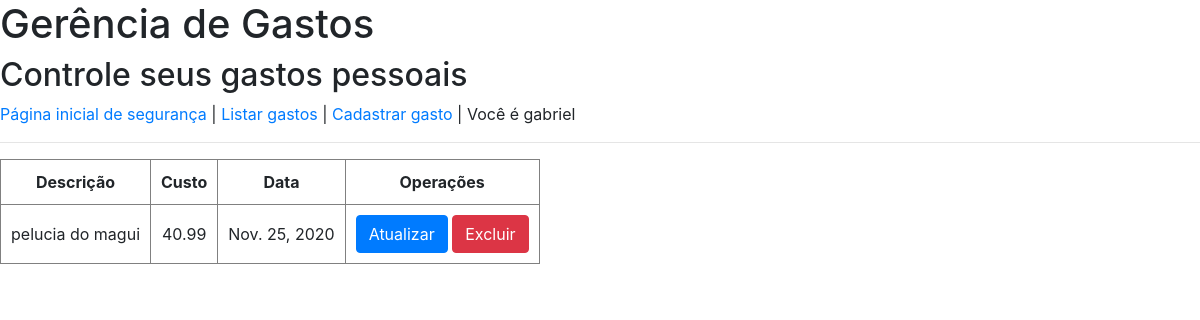
The app's page /gastos/lista/ (signed in), older data.
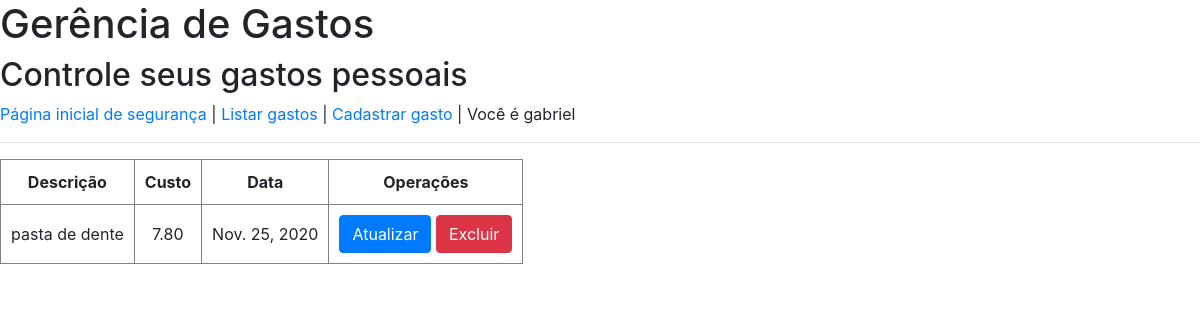
The same page, newer data.
### gastos/models.py (models this page shows, shortened)
class Gasto(models.Model):
    descricao = models.CharField(max_length=100, help_text="Entre com a descrição do gasto")
    custo = models.DecimalField(help_text="Entre com o custo", decimal_places=2, max_digits=10)
    data = models.DateField(help_text="Data do gasto no formato <em>DD/MM/AAAA<em>")

### gastos/views.py (the view)
# urls.py: path('lista/', views.GastoListView.as_view(), name="lista-gastos"),
class GastoListView(LoginRequiredMixin, View):
    def get(self, request, *args, **kwargs):
        gastos = Gasto.objects.all()
        context = { 'gastos': gastos, }
        return render(request, 'gastos/listaGastos.html', context)

### gastos/templates/gastos/listaGastos.html (shortened to what this page needs)
{% extends 'gastos/links.html' %}
{% load static %}
{% block head %}
<link rel="stylesheet" href="{% static 'gastos/css/listaGastos.css' %}">
{% endblock %}
{% block content %}
<table border="1">
    <tr>
    <th>Descrição</th>
    <th>Custo</th>
    <th>Data</th>
    <th>Operações</th>
    </tr>
    {% for gasto in gastos %}
    <tr>
        <td>{{ gasto.descricao }}</td>
        <td>{{ gasto.custo }}</td>
        <td>{{ gasto.data }}</td>
        <td>
            <a href="{% url 'gastos:atualiza-gasto' pk=gasto.id %}" class='btn btn-primary'>Atualizar</a>
            <a href="{% url 'gastos:apaga-gasto' pk=gasto.id %}" class='btn btn-danger'>Excluir</a>
        </td>
    </tr>
    {% empty %}
    <tr>
        <th colspan="6">
            Ainda não tem gastos cadastrados
        </th>
    </tr>
    {% endfor %}
</table>
{% endblock %}

### gastos/templates/gastos/links.html (shortened to what this page needs)
{% load static %}
<!DOCTYPE html>
<html>
<head>
    <link rel="stylesheet" href="https://stackpath.bootstrapcdn.com/bootstrap/4.4.1/css/bootstrap.min.css">
    <link rel="stylesheet" href="{% static 'geral/css/estilo.css' %}">
    {% block head %}{% endblock %}
</head>
<body>
    <h1>Gerência de Gastos</h1>
    <h2>Controle seus gastos pessoais</h2>
    <div>
        <a href="{% url 'sec-home' %}">Página inicial de segurança</a> |
        <a href="{% url 'gastos:lista-gastos' %}">Listar gastos</a> |
        <a href="{% url 'gastos:cria-gasto' %}">Cadastrar gasto</a>
        | Você é {% firstof user.username "um visitante" %}
    </div>
    <hr>{% block content %}{% endblock %}
</body>
</html>

### gastos/static/gastos/css/listaGastos.css (style rules this page uses)
th, td { text-align: center; padding: 10px; }

Row changes from the older to the newer data that the page shows:
removed Gasto: descricao "pelucia do magui", custo "40.99", data "Nov. 25, 2020"
added Gasto: descricao "pasta de dente", custo "7.80", data "Nov. 25, 2020"
